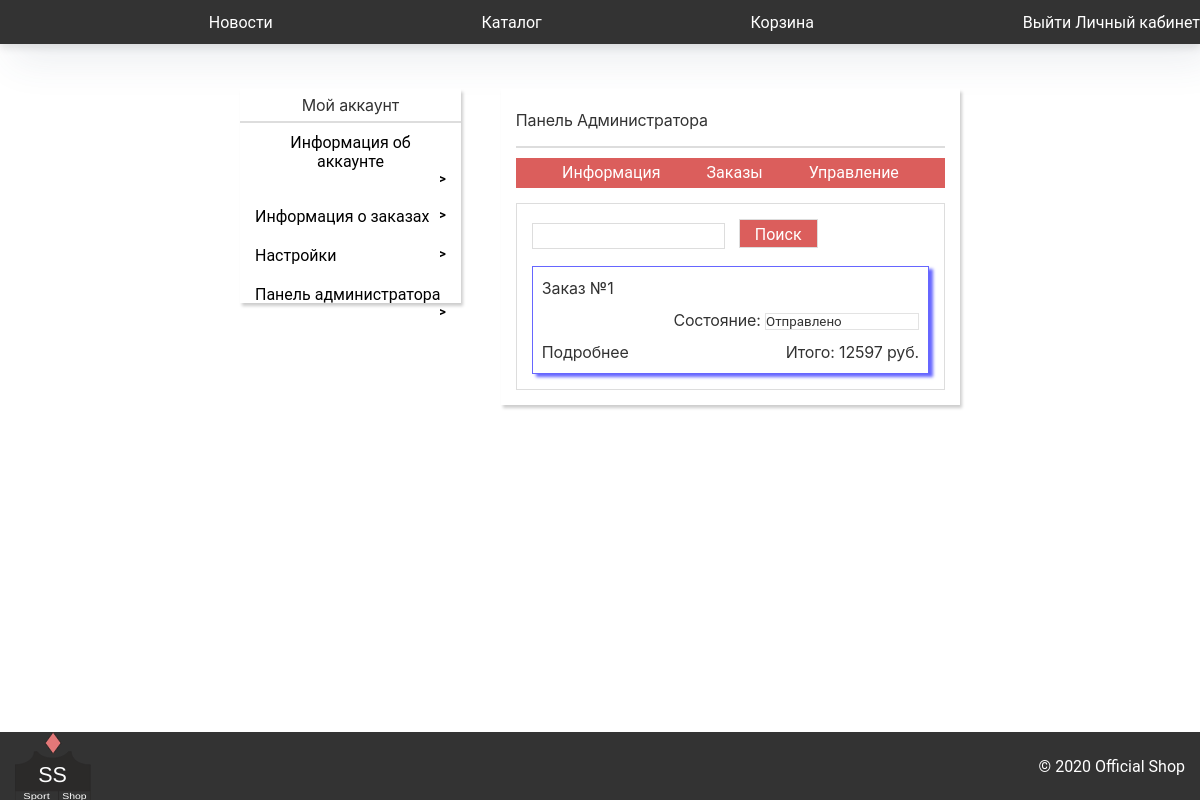
/cabinet/admin/orders/ (signed in), run on an earlier commit of the app's database.
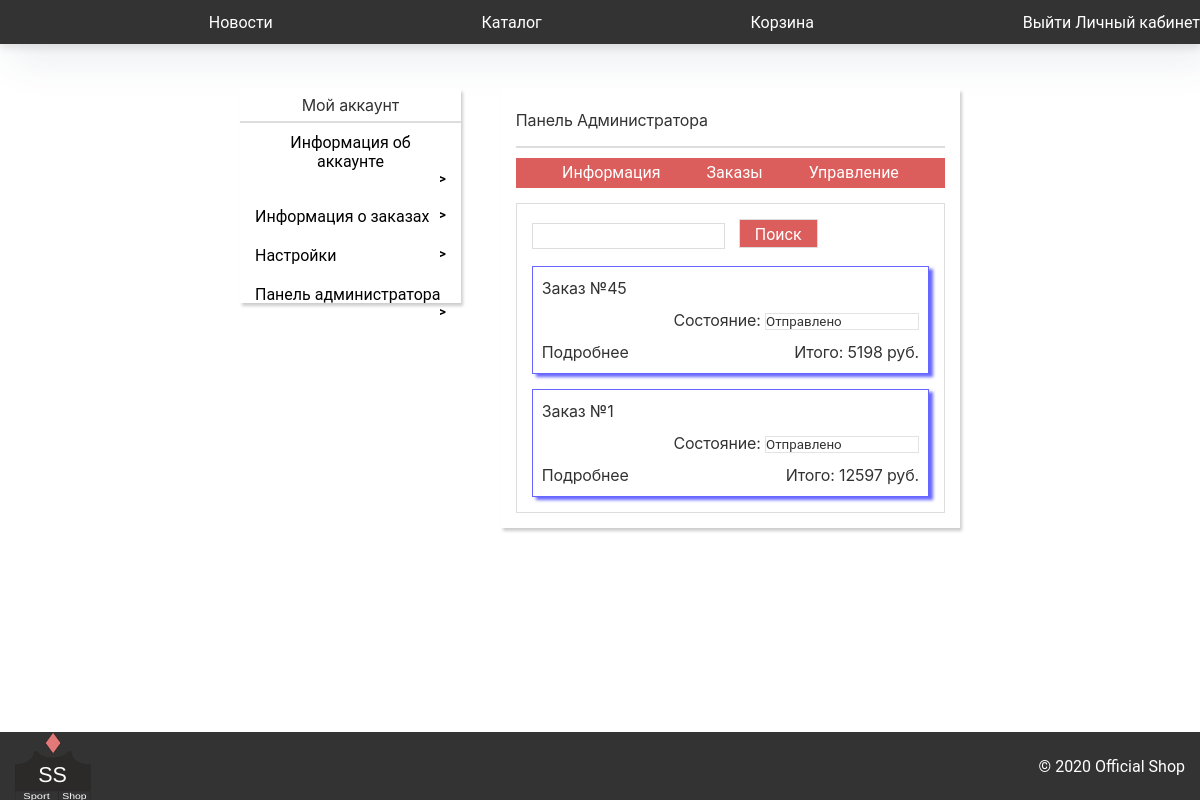
And on a later commit of the database.
### Cabinet/models.py (models this page shows, shortened)
class Orders(models.Model):
    userName =  models.TextField()
    goodId  =   models.IntegerField()
    count = models.IntegerField()
    result = models.IntegerField(default = 0)
    numberOfOrder = models.TextField()
    status = models.TextField(default = "Отправлено")

### Cabinet/views.py (the view)
# urls.py: path('admin/orders/', views.cabinet_admin_orders, name="cabinet_admin_orders"),
def cabinet_admin_orders(request):
    if request.POST:
        try:
            id = request.POST["hiddenId"]
            stat = request.POST["stat"]
            orders = Orders.objects.filter(numberOfOrder = id)
            if(stat == "Удалить"):
                orders = Orders.objects.filter(numberOfOrder = id)
                for i in orders:
                    i.delete()
                return HttpResponseRedirect("/cabinet/admin/orders")
            for i in orders:
                i.status = stat
                i.save()
            orders = Orders.objects.all().order_by('-id')
        except Exception as e:
            search = request.POST["search"]
            orders = Orders.objects.filter(numberOfOrder = search).order_by('-id')
            if search == "":
                orders = Orders.objects.all().order_by('-id')
    else:
        orders = Orders.objects.all().order_by('-id')
    alreadyOrders = []
    allNumOfOrders = set()
    for i in orders:
        allNumOfOrders.add(i.numberOfOrder)
    for i in allNumOfOrders:
        order = {}
        goods = []
        orders = Orders.objects.filter(numberOfOrder = i).order_by('-id')
        for j in orders:
            order['result'] = j.result
            order['userName'] = j.userName
            AboutGood = About_goods.objects.get(id = j.goodId)
            goods.append({"good" : AboutGood,
                          'count' : j.count,
                          "price": j.count*AboutGood.price})
        order['status'] = j.status
        order['numberOfOrder'] = i
        order['goods'] = goods
        alreadyOrders.append(order)
    dict = {"aunt":True, "orders" : alreadyOrders}
    return checkAunt(request, "adminblock_orders", dict, 1)

### Cabinet/views.py (called while the page is built)
def checkAunt(request, what, dict, admin = 0):
    if request.user.is_authenticated:
        count = calculate_new(request.session["user"])
        newGoods = "" if count == 0 else count
        ID = request.session['id']
        usr = User.objects.get(id = ID)
        dict['admin'] = usr.is_staff
        dict["goodsInBasket"] = newGoods
        if(admin):
            if(dict['admin']):
                return render(request, "CabinetTemp/"+ what +".html", dict)
            else:
                return HttpResponseRedirect("/cabinet")
        return render(request, "CabinetTemp/"+ what +".html", dict)
    return HttpResponseRedirect("/main")

### Main/basket_new_goods.py (called while the page is built)
def calculate_new(userName):
    result = 0
    try:
        goods = Goods_of_user.objects.filter(userName = userName)
        for i in goods:
            if(i.checked == 0):
                result+=1
        return result
    except Exception as e:
        return result

### Registration/templates/CabinetTemp/adminblock_orders.html (shortened to what this page needs)
{%extends "CabinetTemp/adminblock.html"%}
{%block adminblock%}
{% load static %}
<div class='a-o-block adminBlock'>
    <div class="a-block">
        <form action="" method="post">
            <input name="search" type="search">
            <button type="submit">Поиск</button>
            {% csrf_token %}</form>
        {%for i in orders%}
        <form id='form{{i.numberOfOrder}}' action='' method = 'post'>
            <div>
                <div class="order">
                    <div class="orderBox">
                        <p>Заказ №{{i.numberOfOrder}} </p>
                        <div class='status'>
                            <p>Состояние:
                                <select name="stat" onchange='document.getElementById("form{{i.numberOfOrder}}").submit()'>
                                    <option  selected>{{i.status}}</option>
                                </select></p>
                            <p>Итого: {{ i.result }} руб.</p>
                        </div>
                        <div style = "font-size:14px;" class='details' onclick='detailBox({{i.numberOfOrder}})'>
                            <p>Подробнее</p>
                        </div>
                    </div>
                </div>
            </div>
        </form>
        {%endfor%}
    </div>
</div>
{%endblock%}

What changed in the data, as far as the page shows it:
added Orders: numberOfOrder "45"
added Orders: stat "Отправлено"
Also different on the page:
new list line: "Заказ № Состояние: Итого: 5198 руб. Подробнее"
